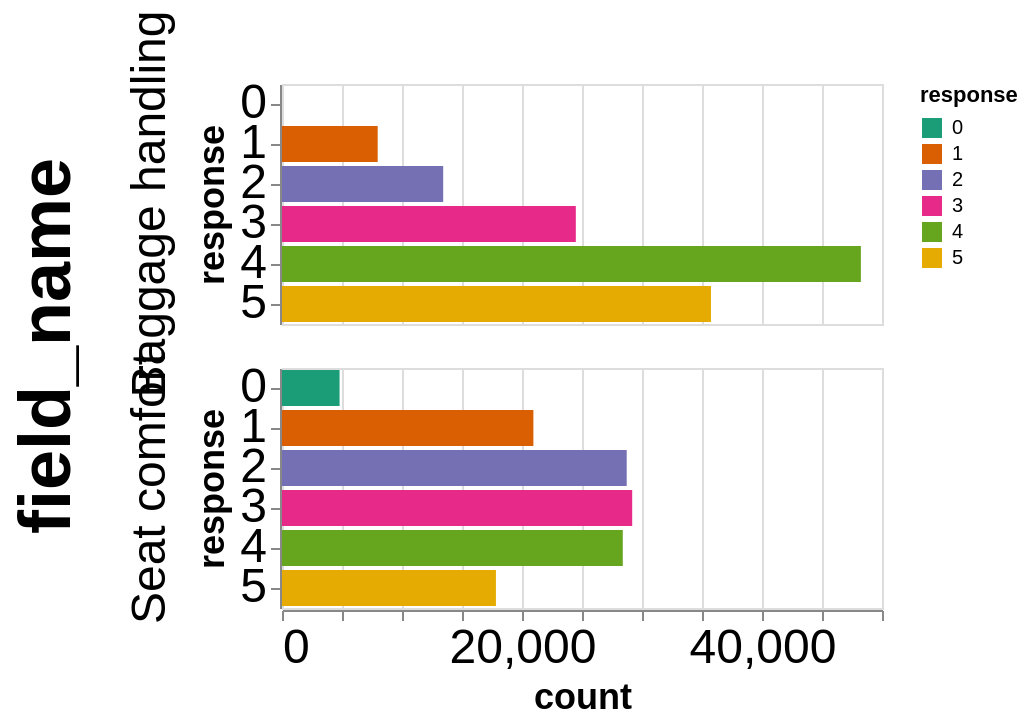

Specify this chart in Vega-Lite:
### Vega-Lite specification from a JSON file in a GitHub repository (floating-point values rounded to 4 significant figures)
{"config": {"view": {}, "mark": {}, "axis": {"labelFontSize": 24, "titleFontSize": 18}, "header": {"labelFontSize": 24, "titleFontSize": 36}}, "data": {"values": [{"Unnamed: 0": 0, "field_name": "Baggage handling", "response": 1, "count": 7975, "freq": 0.0614, "end_percent": 0.0614, "start_percent": 0, "negative": true, "end_percent2": -0.1034, "start_percent2": -0.1648}, {"Unnamed: 0": 1, "field_name": "Baggage handling", "response": 2, "count": 13432, "freq": 0.1034, "end_percent": 0.1648, "start_percent": 0.0614, "negative": true, "end_percent2": 0, "start_percent2": -0.1034}, {"Unnamed: 0": 2, "field_name": "Baggage handling", "response": 3, "count": 24485, "freq": 0.1885, "end_percent": 0.3533, "start_percent": 0.1648, "negative": false, "end_percent2": 0.1885, "start_percent2": 0}, {"Unnamed: 0": 3, "field_name": "Baggage handling", "response": 4, "count": 48240, "freq": 0.3714, "end_percent": 0.7248, "start_percent": 0.3533, "negative": false, "end_percent2": 0.5599, "start_percent2": 0.1885}, {"Unnamed: 0": 4, "field_name": "Baggage handling", "response": 5, "count": 35748, "freq": 0.2752, "end_percent": 1, "start_percent": 0.7248, "negative": false, "end_percent2": 0.8352, "start_percent2": 0.5599}, {"Unnamed: 0": 5, "field_name": "Seat comfort", "response": 0, "count": 4797, "freq": 0.03693, "end_percent": 0.03693, "start_percent": 0, "negative": true, "end_percent2": -0.3825, "start_percent2": -0.4194}, {"Unnamed: 0": 6, "field_name": "Seat comfort", "response": 1, "count": 20949, "freq": 0.1613, "end_percent": 0.1982, "start_percent": 0.03693, "negative": true, "end_percent2": -0.2212, "start_percent2": -0.3825}, {"Unnamed: 0": 7, "field_name": "Seat comfort", "response": 2, "count": 28726, "freq": 0.2212, "end_percent": 0.4194, "start_percent": 0.1982, "negative": true, "end_percent2": 0, "start_percent2": -0.2212}, {"Unnamed: 0": 8, "field_name": "Seat comfort", "response": 3, "count": 29183, "freq": 0.2247, "end_percent": 0.6441, "start_percent": 0.4194, "negative": false, "end_percent2": 0.2247, "start_percent2": 0}, {"Unnamed: 0": 9, "field_name": "Seat comfort", "response": 4, "count": 28398, "freq": 0.2186, "end_percent": 0.8627, "start_percent": 0.6441, "negative": false, "end_percent2": 0.4433, "start_percent2": 0.2247}, {"Unnamed: 0": 10, "field_name": "Seat comfort", "response": 5, "count": 17827, "freq": 0.1373, "end_percent": 1, "start_percent": 0.8627, "negative": false, "end_percent2": 0.5806, "start_percent2": 0.4433}]}, "facet": {"row": {"type": "nominal", "field": "field_name"}}, "spec": {"mark": "bar", "encoding": {"fill": {"type": "nominal", "field": "response", "scale": {"scheme": "dark2"}}, "x": {"type": "quantitative", "field": "count"}, "y": {"type": "nominal", "field": "response"}}}, "$schema": "https://vega.github.io/schema/vega-lite/v5.json"}
